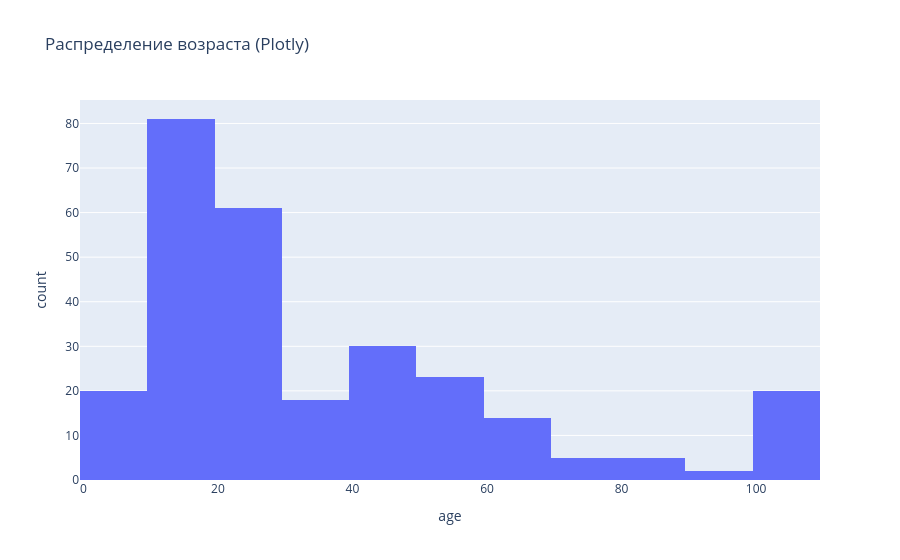

Here is the notebook cell this chart was saved with:
### Markdown cell above
### 6.1 Несколько графиков разного вида

### Code cell
fig1 = px.histogram(data, x='age', nbins=20, title='Распределение возраста (Plotly)')
fig1.show()

### Figure 1 — Plotly figure (JSON) as saved in the notebook; plotly's stock layout.template omitted (floating-point values rounded to 4 significant figures; data arrays with more than 128 entries replaced by an {"elided": "..."} marker saying what was removed)
{"data": [{"bingroup": "x", "hovertemplate": "age=%{x}<br>count=%{y}<extra></extra>", "legendgroup": "", "marker": {"color": "#636efa", "pattern": {"shape": ""}}, "name": "", "nbinsx": 20, "orientation": "v", "showlegend": false, "type": "histogram", "x": {"elided": "1557 float values"}, "xaxis": "x", "yaxis": "y"}], "layout": {"barmode": "relative", "legend": {"tracegroupgap": 0}, "title": {"text": "Распределение возраста (Plotly)"}, "xaxis": {"anchor": "y", "domain": [0, 1], "title": {"text": "age"}}, "yaxis": {"anchor": "x", "domain": [0, 1], "title": {"text": "count"}}}}
